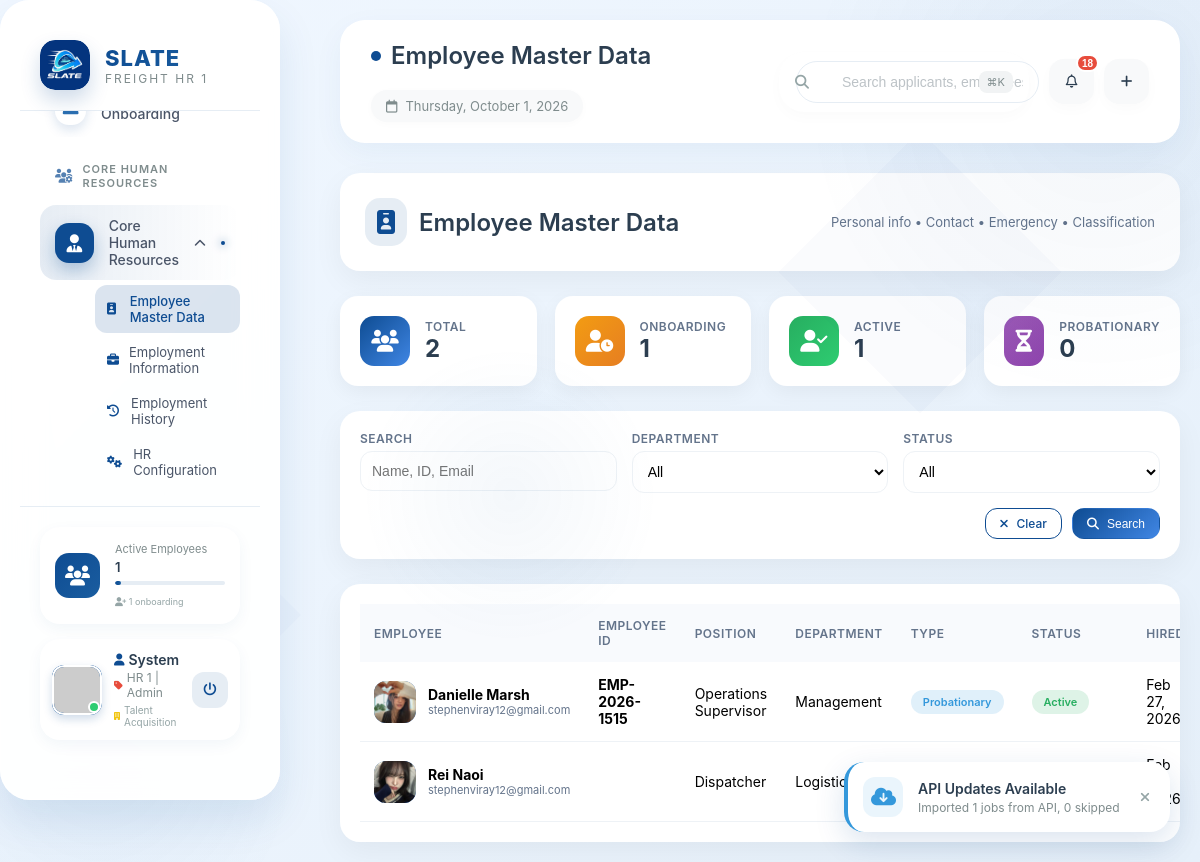
Page /root.php?page=core-hr&subpage=employee-master-data (signed in) on the committed database.
### tables this page shows
CREATE TABLE `users` (
  `id` int(11) NOT NULL,
  `username` varchar(50) NOT NULL,
  `email` varchar(100) NOT NULL,
  `password` varchar(255) NOT NULL,
  `full_name` varchar(100) NOT NULL,
  `company_name` varchar(100) DEFAULT NULL,
  `role` enum('admin','dispatcher','driver','customer','manager') DEFAULT 'customer',
  `phone` varchar(20) DEFAULT NULL,
  `profile_picture` varchar(255) DEFAULT NULL,
  `created_at` timestamp NOT NULL DEFAULT current_timestamp(),
  `updated_at` timestamp NOT NULL DEFAULT current_timestamp() ON UPDATE current_timestamp()
);

CREATE TABLE `activity_log` (
  `id` int(11) NOT NULL,
  `user_id` int(11) DEFAULT NULL,
  `action` varchar(100) NOT NULL,
  `description` text DEFAULT NULL,
  `ip_address` varchar(45) DEFAULT NULL,
  `user_agent` text DEFAULT NULL,
  `created_at` timestamp NOT NULL DEFAULT current_timestamp()
);

CREATE TABLE `new_hires` (
  `id` int(11) NOT NULL,
  `applicant_id` int(11) NOT NULL,
  `employee_id` varchar(50) NOT NULL,
  `job_posting_id` int(11) DEFAULT NULL,
  `hire_date` date NOT NULL,
  `start_date` date DEFAULT NULL,
  `probation_end_date` date DEFAULT NULL,
  `position` varchar(100) NOT NULL,
  `department` enum('driver','warehouse','logistics','admin','management') NOT NULL,
  `supervisor_id` int(11) DEFAULT NULL,
  `employment_status` enum('probationary','regular','contractual') DEFAULT 'probationary',
  `contract_signed` tinyint(1) DEFAULT 0,
  `contract_signed_date` date DEFAULT NULL,
  `id_submitted` tinyint(1) DEFAULT 0,
  `medical_clearance` tinyint(1) DEFAULT 0,
  `training_completed` tinyint(1) DEFAULT 0,
  `orientation_completed` tinyint(1) DEFAULT 0,
  `equipment_assigned` tinyint(1) DEFAULT 0,
  `system_access_granted` tinyint(1) DEFAULT 0,
  `uniform_size` varchar(20) DEFAULT NULL,
  `assigned_vehicle` varchar(100) DEFAULT NULL,
  `assigned_device` varchar(100) DEFAULT NULL,
  `locker_number` varchar(50) DEFAULT NULL,
  `system_username` varchar(100) DEFAULT NULL,
  `system_role` varchar(100) DEFAULT NULL,
  `status` enum('onboarding','active','terminated','resigned') DEFAULT 'onboarding',
  `onboarding_progress` int(11) DEFAULT 0,
  `notes` text DEFAULT NULL,
  `created_by` int(11) DEFAULT NULL,
  `created_at` timestamp NOT NULL DEFAULT current_timestamp(),
  `updated_at` timestamp NOT NULL DEFAULT current_timestamp() ON UPDATE current_timestamp(),
  `eom_count` int(11) DEFAULT 0,
  `last_eom_month` date DEFAULT NULL
);

CREATE TABLE `job_applications` (
  `id` int(11) NOT NULL,
  `application_number` varchar(50) NOT NULL,
  `job_posting_id` int(11) NOT NULL,
  `job_posting_link_id` int(11) DEFAULT NULL,
  `first_name` varchar(100) NOT NULL,
  `last_name` varchar(100) NOT NULL,
  `email` varchar(100) NOT NULL,
  `phone` varchar(20) DEFAULT NULL,
  `birth_date` date DEFAULT NULL,
  `gender` enum('male','female','other') DEFAULT 'other',
  `address` text DEFAULT NULL,
  `city` varchar(100) DEFAULT NULL,
  `province` varchar(100) DEFAULT NULL,
  `postal_code` varchar(20) DEFAULT NULL,
  `elementary_school` varchar(255) DEFAULT NULL,
  `elementary_year` varchar(50) DEFAULT NULL,
  `high_school` varchar(255) DEFAULT NULL,
  `high_school_year` varchar(50) DEFAULT NULL,
  `senior_high` varchar(255) DEFAULT NULL,
  `senior_high_strand` varchar(100) DEFAULT NULL,
  `senior_high_year` varchar(50) DEFAULT NULL,
  `college` varchar(255) DEFAULT NULL,
  `college_course` varchar(255) DEFAULT NULL,
  `college_year` varchar(50) DEFAULT NULL,
  `vocational` varchar(255) DEFAULT NULL,
  `vocational_course` varchar(255) DEFAULT NULL,
  `vocational_year` varchar(50) DEFAULT NULL,
  `work_experience` longtext DEFAULT NULL CHECK (json_valid(`work_experience`)),
  `skills` text DEFAULT NULL,
  `certifications` text DEFAULT NULL,
  `references_info` longtext DEFAULT NULL CHECK (json_valid(`references_info`)),
  `resume_path` varchar(255) DEFAULT NULL,
  `cover_letter_path` varchar(255) DEFAULT NULL,
  `documents_verified` tinyint(1) DEFAULT 0,
  `photo_path` varchar(255) DEFAULT NULL,
  `status` enum('new','in_review','shortlisted','interviewed','offered','hired','rejected') DEFAULT 'new',
  `final_status` enum('pending','hired','rejected','final_interview') DEFAULT 'pending',
  `final_interview_score` decimal(5,2) DEFAULT NULL,
  `overall_ranking` int(11) DEFAULT NULL,
  `selected_by` int(11) DEFAULT NULL,
  `selection_date` datetime DEFAULT NULL,
  `approval_remarks` text DEFAULT NULL,
  `approved_salary` decimal(10,2) DEFAULT NULL,
  `proposed_start_date` date DEFAULT NULL,
  `hired_date` datetime DEFAULT NULL,
  `notes` text DEFAULT NULL,
  `ip_address` varchar(45) DEFAULT NULL,
  `user_agent` text DEFAULT NULL,
  `source` varchar(100) DEFAULT NULL,
  `created_at` timestamp NOT NULL DEFAULT current_timestamp(),
  `applied_at` timestamp NOT NULL DEFAULT current_timestamp(),
  `updated_at` timestamp NOT NULL DEFAULT current_timestamp() ON UPDATE current_timestamp()
);

### modules/core-hr/employee-master-data.php (the view, shortened to what the rows shown need)
<?php
$search_filter = $_GET['search'] ?? '';
$query = "
    SELECT nh.*, ja.first_name, ja.last_name, ja.email as applicant_email,
           ja.photo_path, ja.application_number,
           ja.birth_date as a_birth, ja.gender as a_gender, ja.address as a_addr,
           ja.city as a_city, ja.province as a_prov, ja.postal_code as a_zip,
           ja.phone as a_phone,
           jp.title as job_title, jp.job_code,
           u.full_name as supervisor_name
    FROM new_hires nh
    LEFT JOIN job_applications ja ON nh.applicant_id = ja.id
    LEFT JOIN job_postings jp ON nh.job_posting_id = jp.id
    LEFT JOIN users u ON nh.supervisor_id = u.id
    WHERE 1=1
";
$params = [];
$query .= " ORDER BY nh.created_at DESC";
$stmt = $pdo->prepare($query);
$stmt->execute($params);
$employees = $stmt->fetchAll();
$stats = ['total' => count($employees), 'onboarding' => 0, 'active' => 0, 'probationary' => 0];
foreach ($employees as $e) {
    if ($e['status'] === 'onboarding') $stats['onboarding']++;
    if ($e['status'] === 'active')     $stats['active']++;
}
?>
<div class="master-header">
    <h1><i class="fas fa-id-badge"></i> Employee Master Data</h1>
    <span style="font-size:13px;color:#64748b;">Personal info • Contact • Emergency • Classification</span>
</div>
<div class="stats-row">
    <div class="stat-box"><div class="icon"><i class="fas fa-users"></i></div><div><div class="label">Total</div><div class="value"><?= $stats['total'] ?></div></div></div>
    <div class="stat-box"><div class="icon orange"><i class="fas fa-user-clock"></i></div><div><div class="label">Onboarding</div><div class="value"><?= $stats['onboarding'] ?></div></div></div>
    <div class="stat-box"><div class="icon green"><i class="fas fa-user-check"></i></div><div><div class="label">Active</div><div class="value"><?= $stats['active'] ?></div></div></div>
    <div class="stat-box"><div class="icon purple"><i class="fas fa-hourglass-half"></i></div><div><div class="label">Probationary</div><div class="value"><?= $stats['probationary'] ?></div></div></div>
</div>
<div class="filter-bar">
    <form method="GET">
        <div class="filter-grid">
            <div><label>Search</label><input type="text" name="search" placeholder="Name, ID, Email" value="<?= htmlspecialchars($search_filter) ?>"></div>
            <div><label>Department</label>
                <select name="department">
                    <option value="">All</option>
                </select>
            </div>
            <div><label>Status</label>
                <select name="status">
                    <option value="">All</option>
                </select>
            </div>
        </div>
        <div class="filter-actions">
            <a href="?page=core-hr&subpage=employee-master-data" class="btn btn-outline btn-sm"><i class="fas fa-times"></i> Clear</a>
            <button type="submit" class="btn btn-primary btn-sm"><i class="fas fa-search"></i> Search</button>
        </div>
    </form>
</div>
<div class="table-wrap">
    <?php if (empty($employees)): ?>
        <div style="text-align:center;padding:60px 20px;color:#94a3b8;">
            <i class="fas fa-user-slash" style="font-size:48px;opacity:0.3;display:block;margin-bottom:15px;"></i>
            <h3>No Employees Found</h3>
            <p>Employees appear here once they're hired from Final Selection.</p>
        </div>
    <?php else: ?>
    <table>
        <thead><tr><th>Employee</th><th>Employee ID</th><th>Position</th><th>Department</th><th>Type</th><th>Status</th><th>Hired</th><th>Actions</th></tr></thead>
        <tbody>
            <?php foreach ($employees as $emp):
                $fn = $emp['first_name'] ?? ''; $ln = $emp['last_name'] ?? '';
                $full = trim($fn.' '.$ln) ?: 'Unknown';
                $initials = strtoupper(substr($fn,0,1).substr($ln,0,1)) ?: '?';
                $photo = !empty($emp['photo_path']) && file_exists($emp['photo_path']) ? $emp['photo_path'] : null;
            ?>
            <tr>
                <td>
                    <div style="display:flex;align-items:center;gap:12px;">
                        <div class="avatar"><?php if ($photo): ?><img src="<?= htmlspecialchars($photo) ?>"><?php else: echo $initials; endif; ?></div>
                        <div>
                            <strong><?= htmlspecialchars($full) ?></strong>
                            <div style="font-size:11px;color:#64748b;"><?= htmlspecialchars($emp['personal_email'] ?? $emp['applicant_email'] ?? '') ?></div>
                        </div>
                    </div>
                </td>
                <td><strong><?= htmlspecialchars($emp['employee_id']) ?></strong></td>
                <td><?= htmlspecialchars($emp['position'] ?? $emp['job_title'] ?? '-') ?></td>
                <td style="text-transform:capitalize;"><?= htmlspecialchars(str_replace('_',' ',$emp['department'] ?? '-')) ?></td>
                <td><span class="badge badge-probationary"><?= ucfirst(str_replace('_',' ', $emp['employment_type'] ?? 'probationary')) ?></span></td>
                <td><span class="badge badge-<?= $emp['status'] ?>"><?= ucfirst($emp['status']) ?></span></td>
                <td><?= date('M d, Y', strtotime($emp['hire_date'])) ?></td>
            </tr>
            <?php endforeach; ?>
        </tbody>
    </table>
    <?php endif; ?>
</div>

### includes/sidebar.php (shortened to what the rows shown need)
<?php
require_once 'includes/notification_functions.php';
$collapsed       = isset($_COOKIE['sidebar']) && $_COOKIE['sidebar'] == 'collapsed';
$user       = getUserInfo($pdo, $_SESSION['user_id']);
$role       = $user['role'];
$full_name  = $user['full_name'] ?? 'User';
$first_name = explode(' ', $full_name)[0];
$role_display = ucfirst($role);
?>
<aside class="unique-sidebar <?php echo $collapsed ? 'collapsed' : ''; ?>">
    <div class="sidebar-content">
        <div class="sidebar-footer">
            <div class="couple-profile-widget">
                <?php if (!$collapsed): ?>
                <div class="couple-info">
                    <div class="couple-names">
                        <span class="your-name"><i class="fas fa-user"></i> <?php echo htmlspecialchars($first_name); ?></span>
                        <span class="partner-name"><i class="fas fa-tag" style="color: #e74c3c;"></i> HR 1 | <?php echo $role_display; ?></span>
                    </div>
                    <span class="couple-role"><i class="fas fa-building" style="color: #f1c40f;"></i> Talent Acquisition</span>
                </div>
                <?php endif; ?>
            </div>
        </div>
    </div>
</aside>

### includes/header.php (shortened to what the rows shown need)
<?php
require_once 'includes/notification_functions.php';
$current_page = isset($_GET['page']) ? $_GET['page'] : 'dashboard';
$current_subpage = isset($_GET['subpage']) ? $_GET['subpage'] : '';
$page_title = ucfirst(str_replace('-', ' ', $current_subpage ?: $current_page));
$recent_imports = getRecentAPIImports($pdo, 3);
?>
<!DOCTYPE html>
<html lang="en">
<head>
    <link rel="stylesheet" href="https://cdnjs.cloudflare.com/ajax/libs/font-awesome/6.4.0/css/all.min.css">
</head>
<body>
<header class="unique-header">
    <div class="header-left">
        <div class="page-indicator">
            <h2>
                <?php
                if ($current_subpage) {
                    echo ucfirst(str_replace('-', ' ', $current_subpage));
                } else {
                    echo $page_title;
                }
                ?>
            </h2>
        </div>
    </div>
</header>
<?php if (!empty($recent_imports)): ?>
<div class="api-alert" id="apiAlert">
    <div class="api-alert-icon">
        <i class="fas fa-cloud-download-alt"></i>
    </div>
    <div class="api-alert-content">
        <div class="api-alert-title">API Updates Available</div>
        <div class="api-alert-text">
            <?php
            $latest = $recent_imports[0];
            echo htmlspecialchars($latest['description']);
            ?>
        </div>
    </div>
    <button class="api-alert-close" onclick="document.getElementById('apiAlert').remove()">
        <i class="fas fa-times"></i>
    </button>
</div>
<?php endif; ?>

### rows in the picture
users: full_name "System", role "Admin"
activity_log: description "Imported 1 jobs from API, 0 skipped"
new_hires: id "2", applicant "1", applicant.photo_path (picture), applicant.last_name "Rei Naoi", applicant.email "stephenviray12@gmail.com", position "Dispatcher", department "Logistics"
new_hires: applicant.photo_path (picture), applicant.last_name "Danielle Marsh", applicant.email "stephenviray12@gmail.com", employee "EMP-2026-1515", position "Operations Supervisor", department "Management", employment_type "Probationary", status "Active", hire_date "Feb 27, 2026"

### other values in the picture
$hr_stats['active_employees'] "1"
$hr_stats['onboarding_count'] "1"
str_replace('-', ' ', $current_subpage) "Employee Master Data"
$unread_count "18"
$stats['probationary'] "0"
